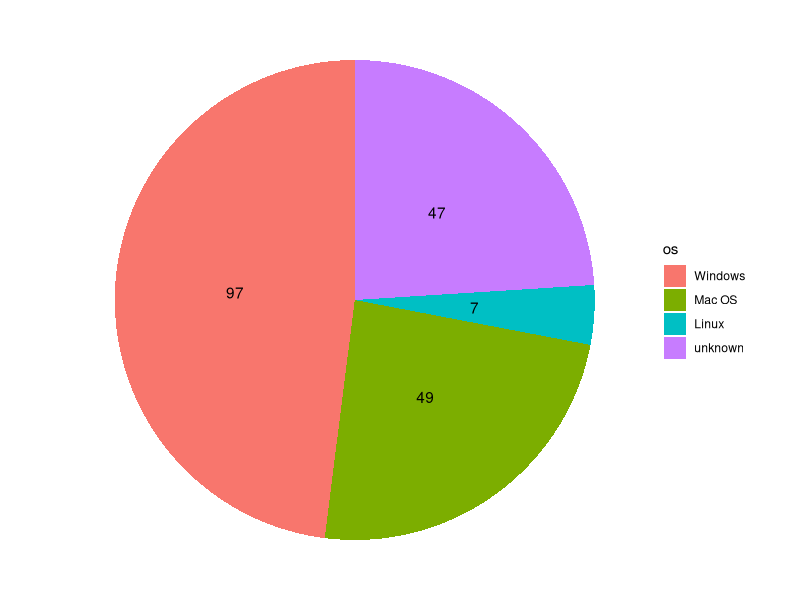
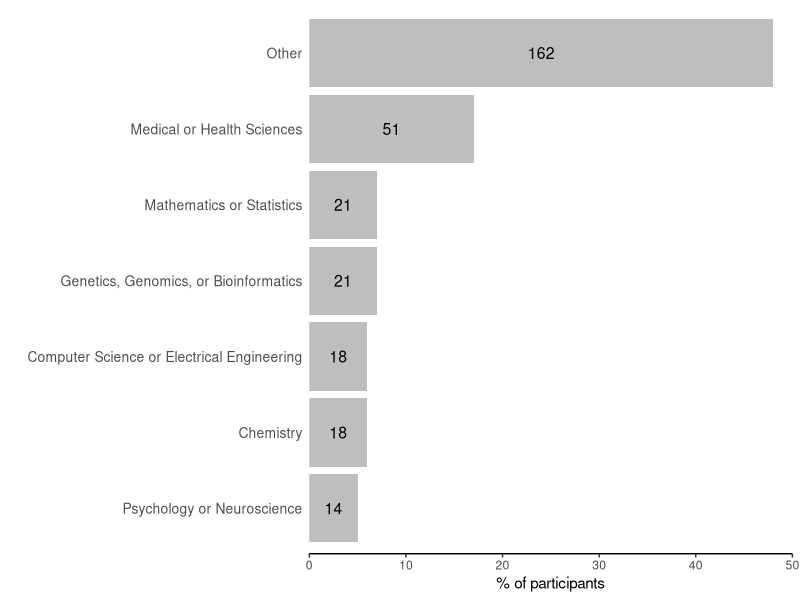
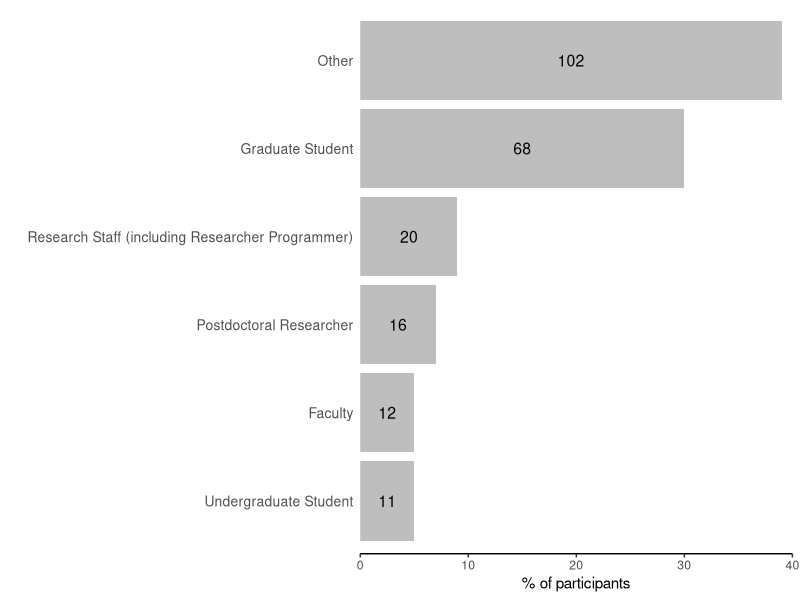

Reproduce these figures in R, in order.
## ---- chunk 1
knitr::opts_chunk$set(echo = FALSE, message = FALSE)
## ---- chunk 2
library(ggplot2)
library(dplyr)
library(readr)
## ---- chunk 3
pre_os <- readr::read_csv('../data/20181002-pre-os-no-open.csv', na = '<NA>')
## ---- chunk 4
# change order of factor variable os and rename factors ('Not sure' does not contain real space, more steps in renaming ...!)
# convert os to factor
pre_os$os <- as.factor(pre_os$os)
# rename levels of os, combine 'NA' and 'Not sure' to 'unknown'
levels(pre_os$os) <- c('Mac OS', 'Linux', 'unknown', 'unknown', 'Windows')
# re-order levels of os
pre_os$os <- factor(pre_os$os, levels = c('Windows', 'Mac OS', 'Linux', 'unknown'))
## ---- chunk 5
# 1) make dataframe with counts/percentages for plotting
pre_os_pl <- pre_os %>%
  dplyr::group_by(os) %>%
  dplyr::count() %>%
  dplyr::ungroup() %>%
  dplyr::mutate(n_percent = round(100 * n/sum(n)))
## ---- chunk 6
# prepare data for plotting
pre_os_pl <- pre_os_pl %>%
  # only show values > 2%
  dplyr::filter(n_percent > 2) %>%
  # sort os
  arrange(desc(os))
## ---- chunk 7
# make plot
ggplot(data = pre_os_pl, aes(x = "", y = n_percent, fill = os)) + 
  geom_bar(stat = "identity") +
  geom_text(aes(label = n), position = position_stack(vjust = 0.5)) +
  coord_polar(theta = "y") + 
  theme_void()
## ---- chunk 8
pre_dom <- read_csv('../data/20181002-pre-professional_profile-no-open.csv', na = '<NA>')
## ---- chunk 9
# separate domains
domains <- pre_dom$domain %>%
  strsplit(';') %>%
  # strip quotation marks and space
  lapply(stringi::stri_trim) %>%
  unlist()
# combine some similar domains from main list
domains[domains == 'Medicine'] <- 'Biomedical or Health Sciences'
domains[domains == 'Biomedical or Health Sciences'] <- 'Medical or Health Sciences'
domains[domains == 'Earth Sciences'] <- 'Planetary Sciences (Geology, Climatology, Oceanography, etc.)'
domains[domains == 'NA'] <- 'Other'
# make a tibble with domains
domains <- dplyr::tibble(domain = domains)
## ---- chunk 10
# make dataframe with counts/percentages
pre_dom_cnt <- domains %>%
  dplyr::group_by(domain) %>%
  dplyr::count() %>%
  dplyr::ungroup() %>%
  dplyr::mutate(n_percent = round(100 * n/sum(n)))
## ---- chunk 11
# prepare data for plotting
# combine rare domains (<5 percent) into group Other
pre_dom_pl <- pre_dom_cnt %>%
  dplyr::mutate(domain = ifelse(n_percent >= 5, domain, 'Other')) %>%
  dplyr::group_by(domain) %>%
  dplyr::summarise(n_percent_s = sum(n_percent), n_s = sum(n)) %>%
  dplyr::ungroup() %>%
  arrange(desc(n_s))
## ---- chunk 12
# make the plot
ggplot(data = pre_dom_pl) +
  geom_bar(aes(x = reorder(domain,n_s), y = n_percent_s), 
           stat='identity', fill = 'grey') + 
  geom_text(aes(x = domain, y = n_percent_s/2, label = n_s), 
            stat = 'identity', size = 4) + 
  coord_flip() +
  # remove padding on percentage axis, set limits
  scale_y_continuous(expand = c(0,0), 
                     limits = c(0, signif(max(pre_dom_pl$n_percent_s),1))) +
  labs(y = '% of participants', x = '') +
  theme_classic() +
  theme(axis.ticks.y = element_blank(),
        axis.line.y = element_blank(),
        axis.text.y=element_text(size = 10))
## ---- chunk 13
# separate occupation
occupation <- pre_dom$occupation %>%
  strsplit(';') %>%
  # strip quotation marks and space
  lapply(stringi::stri_trim) %>%
  unlist()
# combine some similar domains from main list
occupation[occupation == 'NA'] <- 'Other'
# make a tibble with occupations
occupation <- dplyr::tibble(occupation)
## ---- chunk 14
# make dataframe with counts/percentages
pre_occ_cnt <- occupation %>%
  dplyr::group_by(occupation) %>%
  dplyr::count() %>%
  dplyr::ungroup() %>%
  dplyr::mutate(n_percent = round(100 * n/sum(n)))
## ---- chunk 15
# prepare data for plotting
# combine rare domains (<5 percent) into group Other
pre_occ_pl <- pre_occ_cnt %>%
  dplyr::mutate(occupation = ifelse(n_percent >= 5, occupation, 'Other')) %>%
  dplyr::group_by(occupation) %>%
  dplyr::summarise(n_percent_s = sum(n_percent), n_s = sum(n)) %>%
  dplyr::ungroup() %>%
  arrange(desc(n_s))
## ---- chunk 16
# make the plot
ggplot(data = pre_occ_pl) +
  geom_bar(aes(x = reorder(occupation,n_s), y = n_percent_s), 
           stat='identity', fill = 'grey') + 
  geom_text(aes(x = occupation, y = n_percent_s/2, label = n_s), 
            stat = 'identity', size = 4) + 
  coord_flip() +
  # remove padding on percentage axis, set limits
  scale_y_continuous(expand = c(0,0), 
                     limits = c(0, signif(max(pre_occ_pl$n_percent_s),1))) +
  labs(y = '% of participants', x = '') +
  theme_classic() +
  theme(axis.ticks.y = element_blank(),
        axis.line.y = element_blank(),
        axis.text.y=element_text(size = 10))
